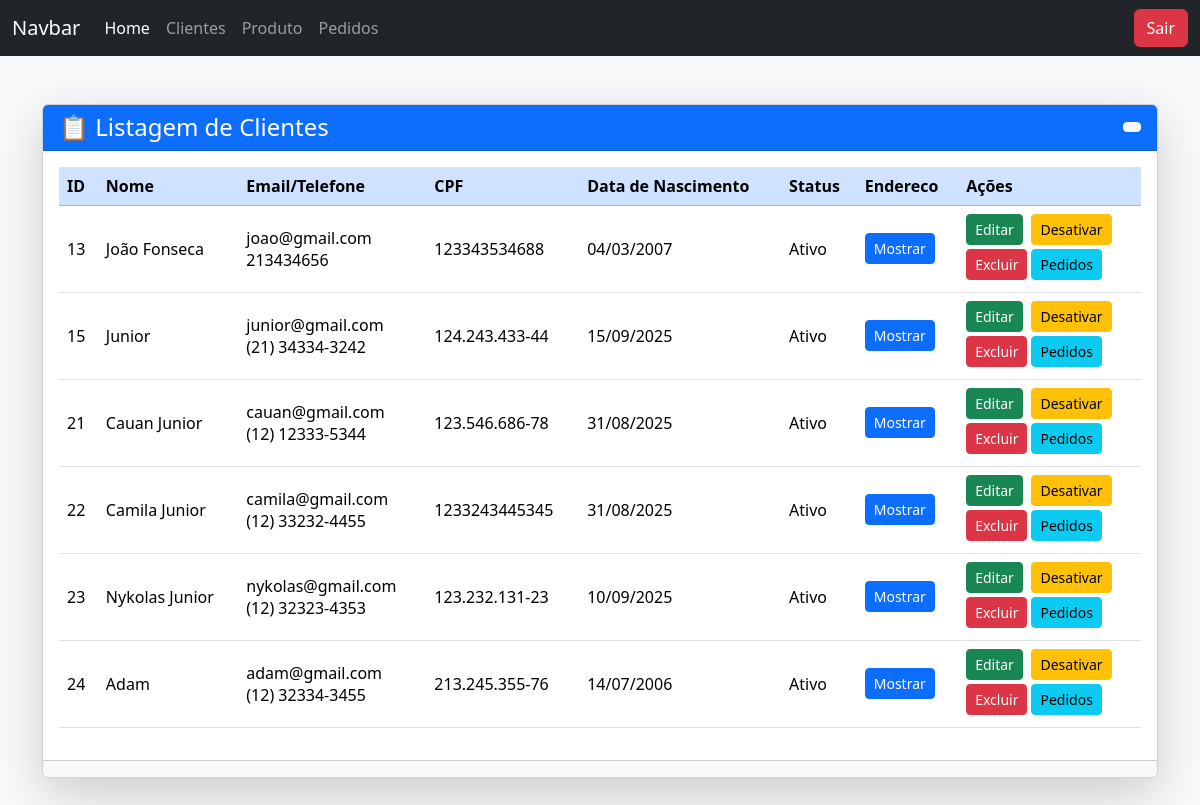
The app's page /php/user/adm/admClientes/listagem-clientes.php with its own data.
### tables this page shows
CREATE TABLE `usuario` (
  `id_usuario` int NOT NULL AUTO_INCREMENT,
  `nome_usuario` varchar(255) DEFAULT NULL,
  `email` varchar(255) DEFAULT NULL,
  `senha` varchar(255) DEFAULT NULL,
  `telefone` varchar(50) DEFAULT NULL,
  `cpf` varchar(20) DEFAULT NULL,
  `dt_nascimento` date DEFAULT NULL,
  `tipo_usuario` enum('Administrador','Cliente') DEFAULT NULL,
  `status` enum('Ativo','Inativo') DEFAULT NULL,
  PRIMARY KEY (`id_usuario`),
  UNIQUE KEY `cpf` (`cpf`),
  UNIQUE KEY `email` (`email`)
);

### php/user/adm/select/cliente.php (called while the page is built, shortened)
<?php
    $sql = "SELECT id_usuario, nome_usuario, email, telefone, cpf, dt_nascimento, tipo_usuario, status FROM usuario WHERE tipo_usuario = 'Cliente'";
    $res = $conn -> query($sql);
    $lista = $res -> fetchAll(PDO::FETCH_ASSOC);
    $row = $res -> rowCount();
?>

### php/user/adm/admClientes/listagem-clientes.php (the view, shortened to what this page needs)
<?php
  include("../../../../padrao/header.php");
  include("../../../../padrao/nav.php");
  include("../../../../padrao/conexao.php");
  include("../select/cliente.php");
?>
  <div class="container py-5">
    <div class="card shadow-lg">
      <div class="card-header bg-primary text-white d-flex justify-content-between align-items-center">
        <h4 class="mb-0">📋 Listagem de Clientes</h4>
        <button class="btn btn-light btn-sm"></button>
      </div>
      <?php
        if ($row > 0) {
      ?>
      <div class="card-body">
        <div class="table-responsive">
          <table class="table table-hover align-middle">
            <thead class="table-primary">
              <tr>
                <th>ID</th>
                <th>Nome</th>
                <th>Email/Telefone</th>
                <th>CPF</th>
                <th>Data de Nascimento</th>
                <th>Status</th>
                <th>Endereco</th>
                <th>Ações</th>
              </tr>
            </thead>
            <tbody>
                <?php
                foreach ($lista as $user) { ?>
              <tr>
                <td><?= $user['id_usuario'] ?></td>
                <td><?= $user['nome_usuario'] ?></td>
                <td><?= $user['email'] ?> <br> <?= $user['telefone'] ?></td>
                <td><?= $user['cpf'] ?></td>
                <td><?= $dataBR = date("d/m/Y", strtotime($user['dt_nascimento'])) ?></td>
                <td><?= $user['status'] ?></td>
                <td>
                  <form action="listEndereco.php" method="post" class="mb-0">
                    <button type="submit" class="btn btn-sm btn-primary">Mostrar</button>
                  </form>
                </td>
                <td>
                  <div class="d-flex flex-wrap gap-1">
                    <div>
                      <form action="editar-cliente.php" method="post" class="mb-1">
                        <button type="submit" class="btn btn-sm btn-success ">Editar</button>
                      </form>
                      <form action="../delete/lista-clientes.php" method="post" class="mb-1">
                        <button type="submit" class="btn btn-sm btn-danger ">Excluir</button>
                      </form>
                    </div>
                    <div>
                      <form action="../update/status.php" method="post" class="mb-1">
                        <button type="submit" class="btn btn-sm btn-warning">
                          <?php
                            if ($user['status'] == 'Ativo') {
                              echo 'Desativar';
                            } else {
                              echo 'Ativar';
                            }
                          ?>
                        </button>
                      </form>
                      <form action="../pedidos/historico.php" method="post" class="mb-1">
                        <button type="submit" class="btn btn-sm btn-info">Pedidos</button>
                      </form>
                    </div>
                  </div>
                </td>
              </tr>
              <?php
              }} else {
                  echo "<p class='p-3 mb-0'>Não tem clientes cadastrados</p>";
                }
                ?>
            </tbody>
          </table>
        </div>
      </div>
      <div class="card-footer text-muted text-center">
      </div>
    </div>
  </div>
<?php
  include("../../../../padrao/footer.php");
?>

### padrao/header.php (shortened to what this page needs)
<html lang="pt-br">
  <head>
    <link href="https://cdn.jsdelivr.net/npm/bootstrap@5.3.8/dist/css/bootstrap.min.css" rel="stylesheet">
    <link rel="stylesheet" href="style.css">
  </head>
  <body class="bg-light">

### padrao/nav.php (shortened to what this page needs)
<nav class="navbar navbar-expand-lg navbar-dark bg-dark">
  <div class="container-fluid">
    <a class="navbar-brand" href="#">Navbar</a>
    <div class="collapse navbar-collapse" id="navbarNavAltMarkup">
      <div class="navbar-nav">
        <a class="nav-link active" aria-current="page" href="/Marmitaria/php/home/home-adm.php">Home</a>
        <a class="nav-link" href="/Marmitaria/php/user/adm/admClientes/listagem-clientes.php">Clientes</a>
        <a class="nav-link" href="/Marmitaria/php/user/adm/produto/listProd.php">Produto</a>
        <a class="nav-link" href="/Marmitaria/php/user/adm/pedidos/pedidos.php">Pedidos</a>
      </div>
      <a href="/Marmitaria/php/user/registro/logout.php" class="btn btn-danger ms-auto" onclick="<?php echo $_SESSION["email_login"]; ?>">Sair</a>
    </div>
  </div>
</nav>

### padrao/footer.php (shortened to what this page needs)
  </body>
</html>

### records on screen
usuario: id_usuario "13", nome_usuario "João Fonseca", email "joao@gmail.com", telefone "213434656", cpf "123343534688", dt_nascimento "04/03/2007", status "Ativo", shows "Desativar"
usuario: id_usuario "15", nome_usuario "Junior", email "junior@gmail.com", telefone "(21) 34334-3242", cpf "124.243.433-44", dt_nascimento "15/09/2025", status "Ativo", shows "Desativar"
usuario: id_usuario "21", nome_usuario "Cauan Junior", email "cauan@gmail.com", telefone "(12) 12333-5344", cpf "123.546.686-78", dt_nascimento "31/08/2025", status "Ativo", shows "Desativar"
usuario: id_usuario "22", nome_usuario "Camila Junior", email "camila@gmail.com", telefone "(12) 33232-4455", cpf "1233243445345", dt_nascimento "31/08/2025", status "Ativo", shows "Desativar"
usuario: id_usuario "23", nome_usuario "Nykolas Junior", email "nykolas@gmail.com", telefone "(12) 32323-4353", cpf "123.232.131-23", dt_nascimento "10/09/2025", status "Ativo", shows "Desativar"
usuario: id_usuario "24", nome_usuario "Adam", email "adam@gmail.com", telefone "(12) 32334-3455", cpf "213.245.355-76", dt_nascimento "14/07/2006", status "Ativo", shows "Desativar"
